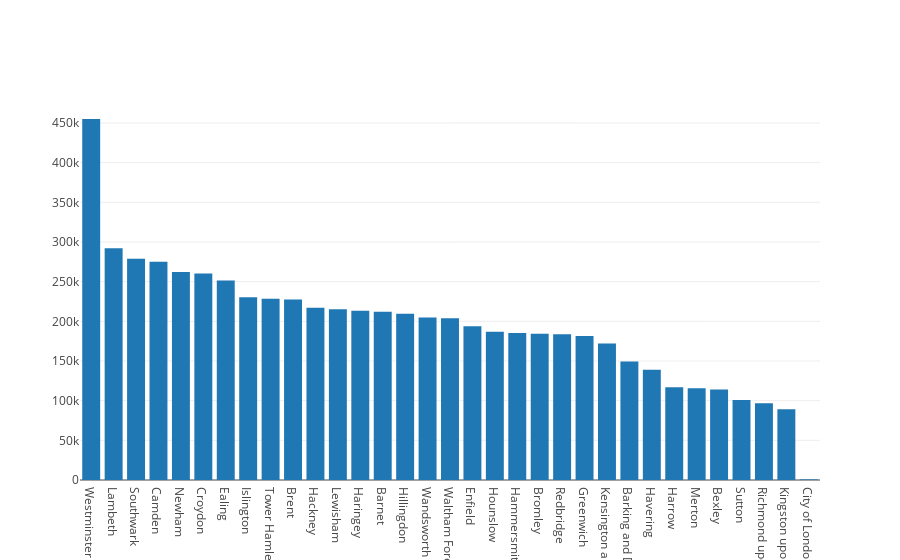

Here is the notebook cell this chart was saved with:
### Code cell
iplot([Bar(x=df['borough'],y=df['num_of_crimes'])])

### Figure 1 — Plotly figure (JSON) as saved in the notebook; plotly's stock layout.template omitted (floating-point values rounded to 4 significant figures)
{"data": [{"type": "bar", "x": ["Westminster", "Lambeth", "Southwark", "Camden", "Newham", "Croydon", "Ealing", "Islington", "Tower Hamlets", "Brent", "Hackney", "Lewisham", "Haringey", "Barnet", "Hillingdon", "Wandsworth", "Waltham Forest", "Enfield", "Hounslow", "Hammersmith and Fulham", "Bromley", "Redbridge", "Greenwich", "Kensington and Chelsea", "Barking and Dagenham", "Havering", "Harrow", "Merton", "Bexley", "Sutton", "Richmond upon Thames", "Kingston upon Thames", "City of London"], "y": [455028, 292178, 278809, 275147, 262024, 260294, 251562, 230286, 228613, 227551, 217119, 215137, 213272, 212191, 209680, 204741, 203879, 193880, 186772, 185259, 184349, 183562, 181568, 171981, 149447, 138947, 116848, 115654, 114136, 100987, 96771, 89306, 780]}], "layout": {}}
